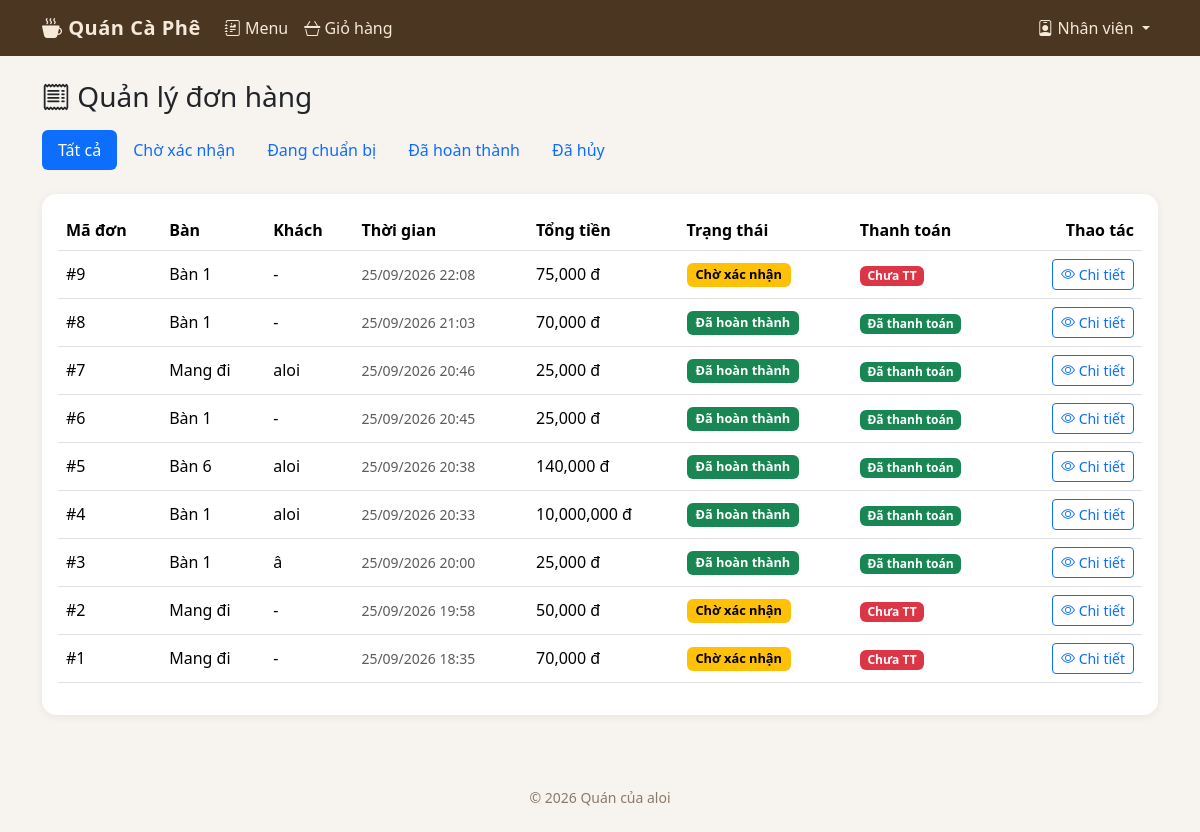
The app's page /staff/orders (signed in) with its own data.
### tables this page shows
CREATE TABLE don_hang (
    id INTEGER PRIMARY KEY AUTOINCREMENT,
    ban_id INTEGER,
    ten_khach TEXT DEFAULT '',
    thoi_gian TEXT NOT NULL,
    trang_thai TEXT NOT NULL DEFAULT 'Chờ xác nhận', -- Chờ xác nhận/Đang chuẩn bị/Đã hoàn thành/Đã hủy
    da_thanh_toan INTEGER NOT NULL DEFAULT 0,
    tong_tien INTEGER NOT NULL DEFAULT 0, phuong_thuc_tt TEXT DEFAULT NULL,
    FOREIGN KEY (ban_id) REFERENCES ban(id)
);

CREATE TABLE ban (
    id INTEGER PRIMARY KEY AUTOINCREMENT,
    so_ban TEXT NOT NULL,
    trang_thai TEXT NOT NULL DEFAULT 'Trống'  -- 'Trống' hoặc 'Có khách'
);

### app.py (the view)
@app.route('/staff/orders')
@staff_required
def staff_orders():
    trang_thai = request.args.get('trang_thai')
    sql = '''SELECT don_hang.*, ban.so_ban FROM don_hang
             LEFT JOIN ban ON don_hang.ban_id = ban.id'''
    args = ()
    if trang_thai:
        sql += ' WHERE don_hang.trang_thai = ?'
        args = (trang_thai,)
    sql += ' ORDER BY don_hang.id DESC'
    don_list = db.query(sql, args)
    return render_template('staff/orders.html', don_list=don_list, trang_thai_list=TRANG_THAI_DON, filter_status=trang_thai)

### app.py (called while the page is built)
def staff_required(f):
    @wraps(f)
    def decorated_function(*args, **kwargs):
        if not session.get('staff_logged_in'):
            flash('Vui lòng đăng nhập tài khoản nhân viên.', 'error')
            return redirect(url_for('staff_login'))
        return f(*args, **kwargs)
    return decorated_function

@app.before_request
def ensure_cart():
    session.setdefault('cart', [])

@app.context_processor
def inject_current_table():
    ban_id = session.get('ban_id')
    ban_hien_tai = None
    if ban_id:
        ban_hien_tai = db.query('SELECT * FROM ban WHERE id = ?', (ban_id,), one=True)
        if not ban_hien_tai:
            session.pop('ban_id', None)
    return {'ban_hien_tai': ban_hien_tai}

### database.py (called while the page is built)
def get_connection():
    conn = sqlite3.connect(DB_PATH, timeout=10)
    conn.row_factory = sqlite3.Row
    conn.execute('PRAGMA foreign_keys = ON')
    conn.execute('PRAGMA busy_timeout = 10000')
    conn.execute('PRAGMA journal_mode = WAL')
    return conn

def query(sql, args=(), one=False):
    conn = get_connection()
    cur = conn.execute(sql, args)
    rows = cur.fetchall()
    conn.close()
    if one:
        return rows[0] if rows else None
    return rows

### templates/staff/orders.html (shortened to what this page needs)
{% extends 'base.html' %}
{% block content %}
<h3 class="mb-3"><i class="bi bi-receipt"></i> Quản lý đơn hàng</h3>
<ul class="nav nav-pills mb-4">
  <li class="nav-item"><a class="nav-link {% if not filter_status %}active{% endif %}" href="{{ url_for('staff_orders') }}">Tất cả</a></li>
  {% for st in trang_thai_list %}
  <li class="nav-item"><a class="nav-link {% if filter_status==st %}active{% endif %}" href="{{ url_for('staff_orders', trang_thai=st) }}">{{ st }}</a></li>
  {% endfor %}
</ul>
<div class="table-responsive cafe-card bg-white p-3">
<table class="table align-middle">
  <thead>
    <tr><th>Mã đơn</th><th>Bàn</th><th>Khách</th><th>Thời gian</th><th>Tổng tiền</th><th>Trạng thái</th><th>Thanh toán</th><th class="text-end">Thao tác</th></tr>
  </thead>
  <tbody>
    {% for don in don_list %}
    <tr>
      <td>#{{ don.id }}</td>
      <td>{{ don.so_ban or 'Mang đi' }}</td>
      <td>{{ don.ten_khach or '-' }}</td>
      <td class="small text-muted">{{ don.thoi_gian }}</td>
      <td>{{ '{:,}'.format(don.tong_tien) }} đ</td>
      <td>
        {% set badge = {'Chờ xác nhận':'warning','Đang chuẩn bị':'info','Đã hoàn thành':'success','Đã hủy':'secondary'} %}
        <span class="badge text-bg-{{ badge.get(don.trang_thai,'secondary') }} badge-status">{{ don.trang_thai }}</span>
      </td>
      <td>
        {% if don.da_thanh_toan %}<span class="badge text-bg-success">Đã thanh toán</span>{% else %}<span class="badge text-bg-danger">Chưa TT</span>{% endif %}
      </td>
      <td class="text-end">
        <a href="{{ url_for('staff_order_detail', don_id=don.id) }}" class="btn btn-sm btn-outline-primary"><i class="bi bi-eye"></i> Chi tiết</a>
      </td>
    </tr>
    {% else %}
    <tr><td colspan="8" class="text-center text-muted">Chưa có đơn hàng nào.</td></tr>
    {% endfor %}
  </tbody>
</table>
</div>
{% endblock %}

### templates/base.html (style rules this page uses)
body { background-color: #f7f3ee; }
.cafe-card { border: none; border-radius: .9rem; box-shadow: 0 2px 10px rgba(0, 0, 0, .06); transition: transform .15s ease; }
.badge-status { font-size: .8rem; padding: .45em .7em; }

### records on screen
don_hang: id "9", so_ban "Bàn 1", ten_khach "-", thoi_gian "25/09/2026 22:08", tong_tien "75,000", trang_thai "Chờ xác nhận", da_thanh_toan "Chưa TT"
don_hang: id "8", so_ban "Bàn 1", ten_khach "-", thoi_gian "25/09/2026 21:03", tong_tien "70,000", trang_thai "Đã hoàn thành", da_thanh_toan "Đã thanh toán"
don_hang: id "7", so_ban "Mang đi", ten_khach "aloi", thoi_gian "25/09/2026 20:46", tong_tien "25,000", trang_thai "Đã hoàn thành", da_thanh_toan "Đã thanh toán"
don_hang: id "6", so_ban "Bàn 1", ten_khach "-", thoi_gian "25/09/2026 20:45", tong_tien "25,000", trang_thai "Đã hoàn thành", da_thanh_toan "Đã thanh toán"
don_hang: id "5", so_ban "Bàn 6", ten_khach "aloi", thoi_gian "25/09/2026 20:38", tong_tien "140,000", trang_thai "Đã hoàn thành", da_thanh_toan "Đã thanh toán"
don_hang: id "4", so_ban "Bàn 1", ten_khach "aloi", thoi_gian "25/09/2026 20:33", tong_tien "10,000,000", trang_thai "Đã hoàn thành", da_thanh_toan "Đã thanh toán"
don_hang: id "3", so_ban "Bàn 1", ten_khach "â", thoi_gian "25/09/2026 20:00", tong_tien "25,000", trang_thai "Đã hoàn thành", da_thanh_toan "Đã thanh toán"
don_hang: id "2", so_ban "Mang đi", ten_khach "-", thoi_gian "25/09/2026 19:58", tong_tien "50,000", trang_thai "Chờ xác nhận", da_thanh_toan "Chưa TT"
don_hang: id "1", so_ban "Mang đi", ten_khach "-", thoi_gian "25/09/2026 18:35", tong_tien "70,000", trang_thai "Chờ xác nhận", da_thanh_toan "Chưa TT"

### other values on screen
{{ st }} "Chờ xác nhận" "Đang chuẩn bị" "Đã hoàn thành" "Đã hủy"
{{ 2026 }} "2026"
